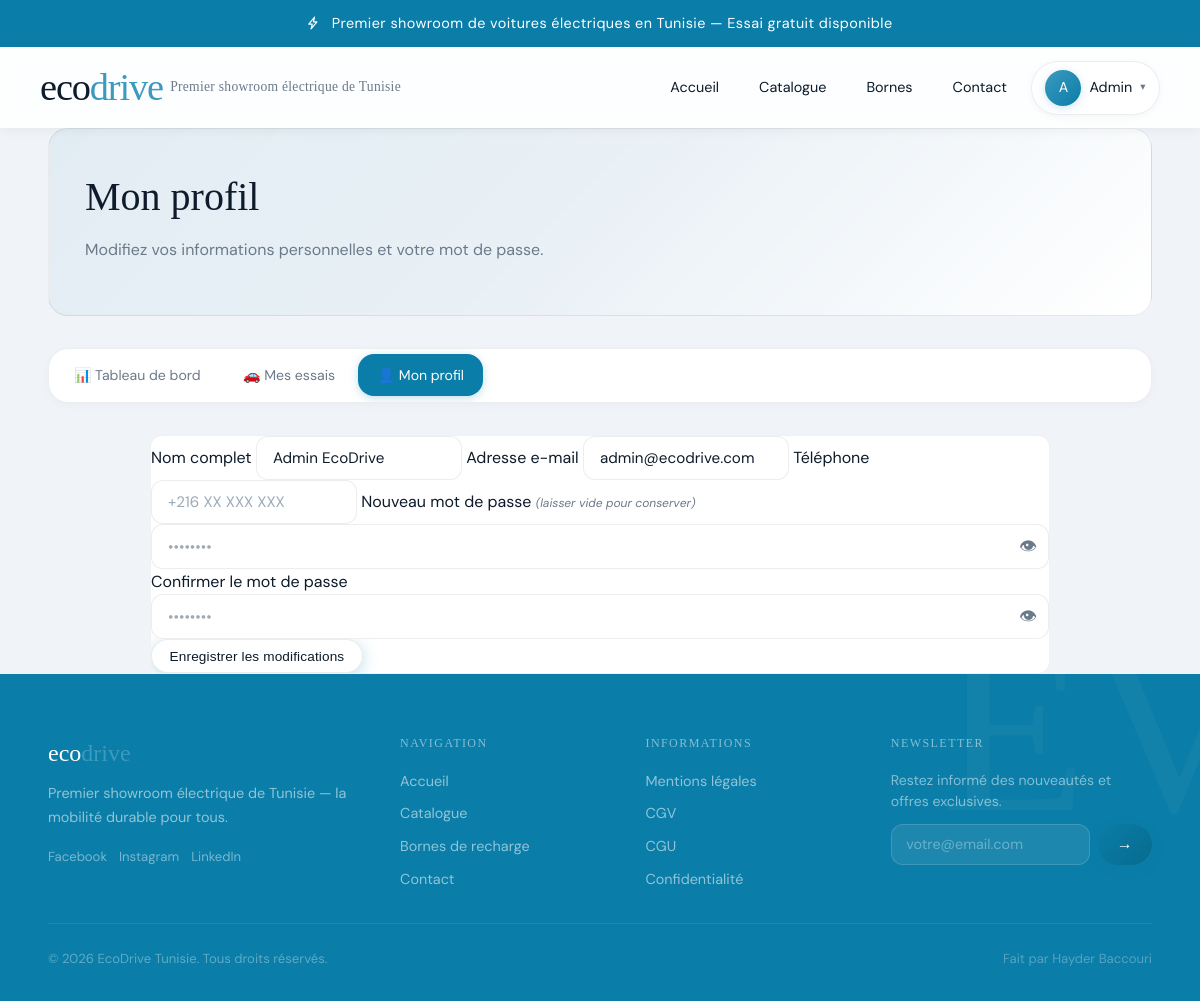
Before: /php/profil.php (signed in) with the older database file.
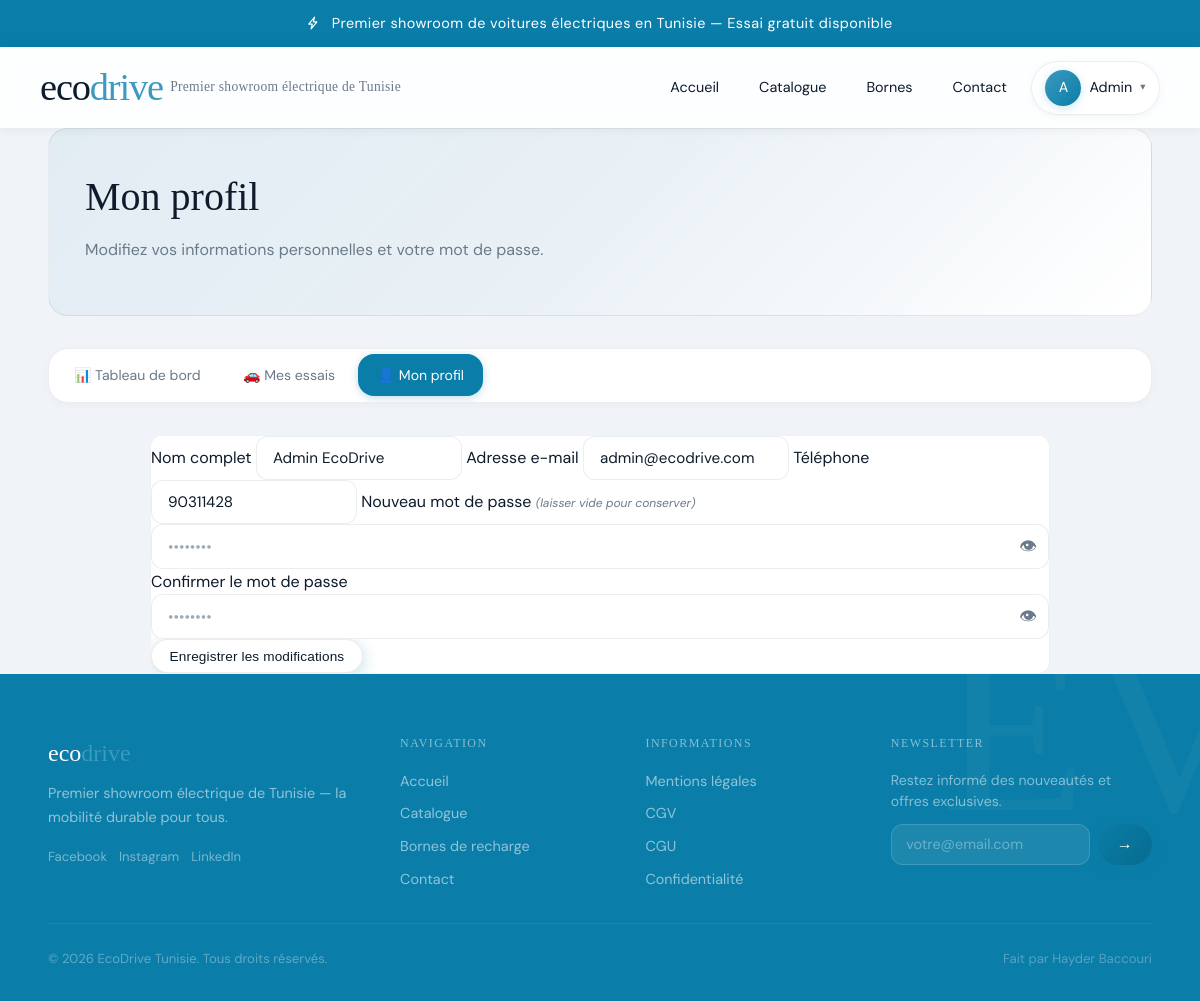
After: the same page with the newer database file.
### tables this page shows
CREATE TABLE `utilisateur` (
  `id_utilisateur` int(10) unsigned NOT NULL AUTO_INCREMENT,
  `nom` varchar(255) NOT NULL,
  `email` varchar(255) NOT NULL,
  `telephone` varchar(20) DEFAULT NULL,
  `mot_de_passe` varchar(255) NOT NULL,
  `role` enum('client','admin') NOT NULL DEFAULT 'client',
  `created_at` datetime NOT NULL DEFAULT current_timestamp(),
  `reset_token` varchar(64) DEFAULT NULL,
  `reset_expires` datetime DEFAULT NULL,
  PRIMARY KEY (`id_utilisateur`),
  UNIQUE KEY `uniq_email` (`email`)
);

### php/profil.php (the view, shortened to what this page needs)
<?php
include 'bootstrap.php';
$userId = $_SESSION['user']['id'];
$stmt = $conn->prepare("SELECT nom, email, telephone FROM utilisateur WHERE id_utilisateur = ?");
$stmt->bind_param("i", $userId);
$stmt->execute();
$user = $stmt->get_result()->fetch_assoc();
?>
<!DOCTYPE html>
<html lang="fr">
<head>
  <link rel="stylesheet" href="../css/style.css?v=<?= CACHE_VERSION ?>">
</head>
<body>
<?php $asset_base = '../'; include __DIR__ . '/partials/header.php'; ?>
  <main class="main-wrap page-fade-in">
    <div class="client-hero">
      <h1>Mon profil</h1>
      <p>Modifiez vos informations personnelles et votre mot de passe.</p>
    </div>
    <nav class="client-nav">
      <a href="tableau-de-bord.php">📊 Tableau de bord</a>
      <a href="mes-essais.php">🚗 Mes essais</a>
      <a href="profil.php" class="active">👤 Mon profil</a>
    </nav>
    <div class="client-section">
      <div class="form-card">
        <form method="POST" action="profil.php" data-validate>
          <label for="nom">Nom complet</label>
          <input type="text" id="nom" name="nom" value="<?= htmlspecialchars($user['nom']) ?>" required data-msg-required="Veuillez entrer votre nom.">
          <label for="email">Adresse e-mail</label>
          <input type="email" id="email" name="email" value="<?= htmlspecialchars($user['email']) ?>" required data-msg-required="Veuillez entrer votre email." data-msg-email="Email invalide.">
          <label for="telephone">Téléphone</label>
          <input type="tel" id="telephone" name="telephone" value="<?= htmlspecialchars($user['telephone'] ?? '') ?>" placeholder="+216 XX XXX XXX">
          <label for="password">Nouveau mot de passe <em class="text-muted" style="font-size:.75rem">(laisser vide pour conserver)</em></label>
          <div class="pwd-wrap">
            <input type="password" id="password" name="password" placeholder="••••••••" autocomplete="new-password">
            <button type="button" class="pwd-toggle" aria-label="Afficher le mot de passe">👁</button>
          </div>
          <label for="password_confirm">Confirmer le mot de passe</label>
          <div class="pwd-wrap">
            <input type="password" id="password_confirm" name="password_confirm" placeholder="••••••••" autocomplete="new-password" data-match="password">
            <button type="button" class="pwd-toggle" aria-label="Afficher le mot de passe">👁</button>
          </div>
          <button type="submit" class="btn btn-primary">Enregistrer les modifications</button>
        </form>
      </div>
    </div>
  </main>
<?php include __DIR__ . '/partials/footer.php'; ?>
</body>
</html>

Changed rows visible on the page:
changed utilisateur "Admin EcoDrive": telephone (not shown) → "90311428"
